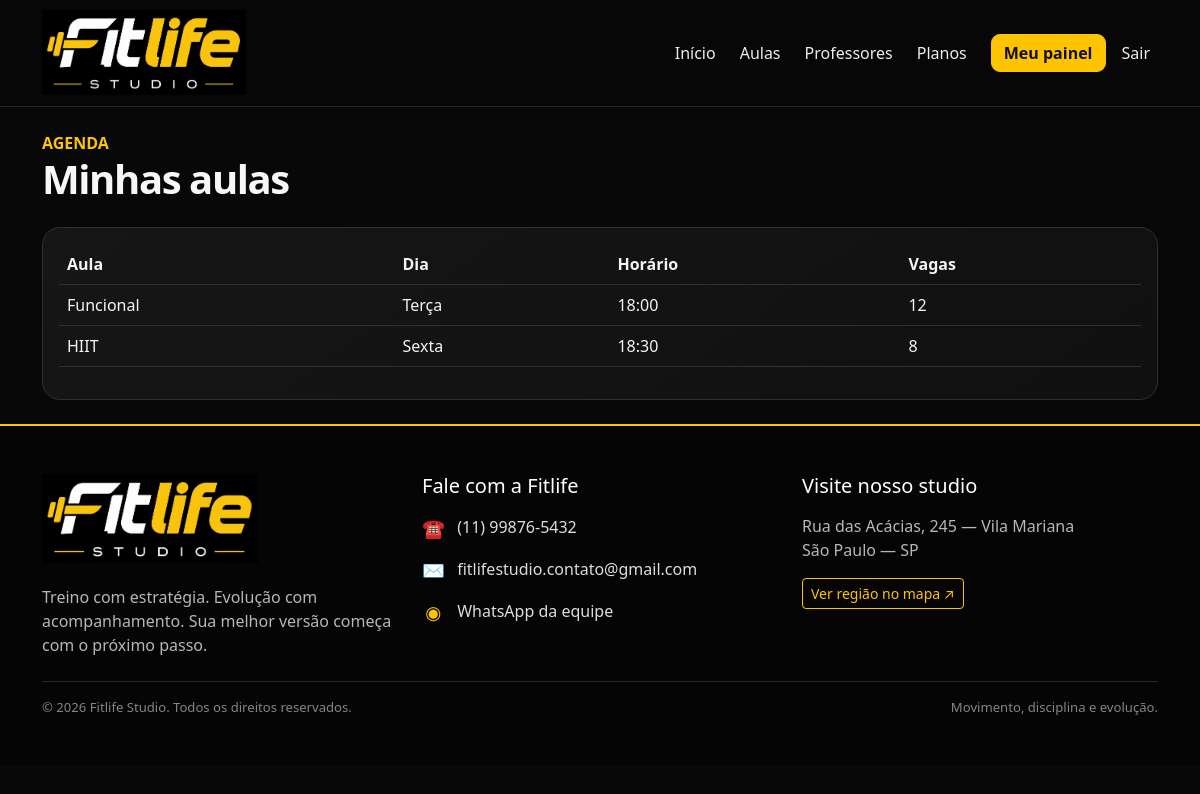
The page /professor/aulas.php (signed in) on the database its author committed.
### tables this page shows
CREATE TABLE aulas (
    id INT AUTO_INCREMENT PRIMARY KEY,
    professor_id INT NOT NULL,
    nome VARCHAR(100) NOT NULL,
    descricao TEXT,
    dia_semana TINYINT NOT NULL,
    horario TIME NOT NULL,
    duracao_min INT NOT NULL DEFAULT 60,
    vagas INT NOT NULL DEFAULT 10,
    FOREIGN KEY (professor_id) REFERENCES professores(id) ON DELETE RESTRICT
);

### professor/aulas.php (the view)
<?php
require __DIR__.'/../config/conexao.php';require __DIR__.'/../includes/auth.php';exigirPerfil('professor');
$stmt=$pdo->prepare("SELECT id FROM professores WHERE usuario_id=?");$stmt->execute([$_SESSION['usuario']['id']]);$pid=$stmt->fetchColumn();
$stmt=$pdo->prepare("SELECT * FROM aulas WHERE professor_id=? ORDER BY dia_semana,horario");$stmt->execute([$pid]);$aulas=$stmt->fetchAll();
$dia=[1=>'Segunda',2=>'Terça',3=>'Quarta',4=>'Quinta',5=>'Sexta',6=>'Sábado',7=>'Domingo'];$titulo='Minhas aulas';include __DIR__.'/../includes/header.php';
?>
<div class="mb-4"><span class="text-fit fw-bold">AGENDA</span><h1 class="dashboard-title">Minhas aulas</h1></div>
<div class="table-responsive fit-card p-3"><table class="table"><thead><tr><th>Aula</th><th>Dia</th><th>Horário</th><th>Vagas</th></tr></thead><tbody><?php foreach($aulas as $a): ?><tr><td><?=htmlspecialchars($a['nome'])?></td><td><?=$dia[$a['dia_semana']]?></td><td><?=date('H:i',strtotime($a['horario']))?></td><td><?=$a['vagas']?></td></tr><?php endforeach;?></tbody></table></div>
<?php include __DIR__.'/../includes/footer.php'; ?>

### css/style.css (style rules this page uses)
:root { --fit-dark: #080808; --fit-card: #121212; --fit-yellow: #ffc400; --fit-yellow-light: #ffda42; --fit-muted: #b7b7b7; --fit-border: #303030; }
* { box-sizing: border-box; }
html { scroll-behavior: smooth; }
body { background:var(--fit-dark); color:#f7f7f7; min-height:100vh; }
.text-fit { color:var(--fit-yellow); }
.fit-card { background:linear-gradient(145deg,#161616,#101010); border:1px solid var(--fit-border); border-radius:18px; transition:border-color .25s ease, transform .25s ease, box-shadow .25s ease; }
.table { --bs-table-bg:transparent; --bs-table-color:#f4f4f4; --bs-table-border-color:#303030; }
.dashboard-title { font-weight:850; letter-spacing:-.035em; }

### rows shown on the page
aulas: nome "Funcional", dia_semana "Terça", horario "18:00", vagas "12"
aulas: nome "HIIT", dia_semana "Sexta", horario "18:30", vagas "8"
